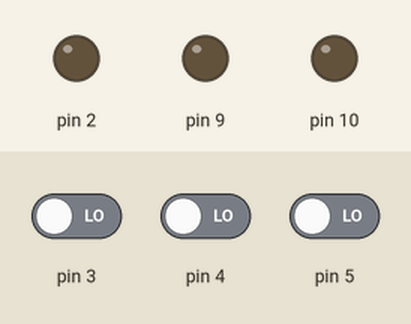
Simulated run of this sketch. Board: Arduino Uno, built with avr-gcc and run on an emulated ATmega328P. Parts: output pins drawn as LEDs (lit = HIGH). The inputs (shaded band) are chosen by the test bench; at power-on: pin 3 LOW, pin 5 LOW, pin 4 LOW.

Above: at 1.2 s.
1.3 s: pin 3 driven HIGH
At 2.0 s:
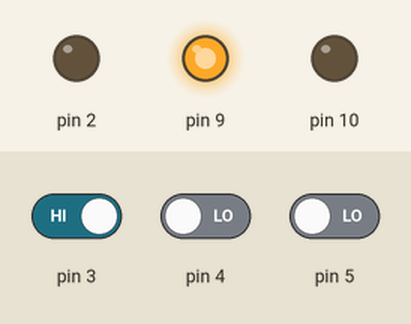
2.8 s: pin 5 driven HIGH
At 3.1 s:
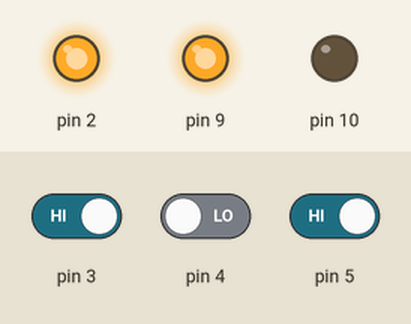
4.3 s: pin 3 driven LOW
At 5.4 s:
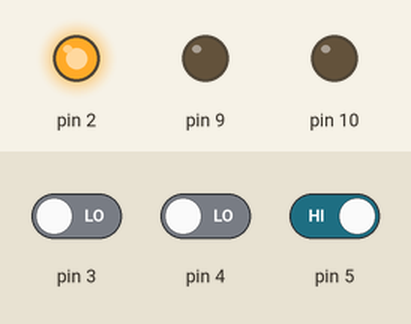
5.8 s: pin 4 driven HIGH
At 7.0 s:
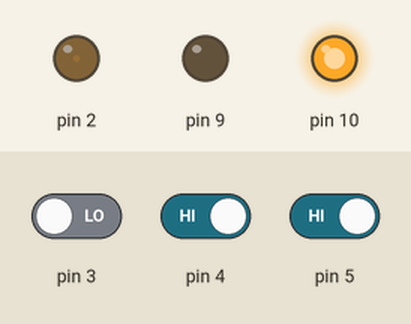
7.3 s: pin 4 driven LOW
At 7.7 s:
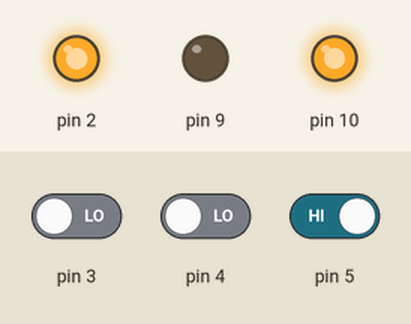
8.8 s: pin 3 driven HIGH
At 9.3 s:
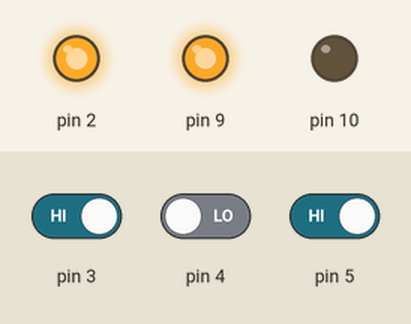
Timing chart, 0 to 11.3 s (numbered marks = the images above; inputs shaded):
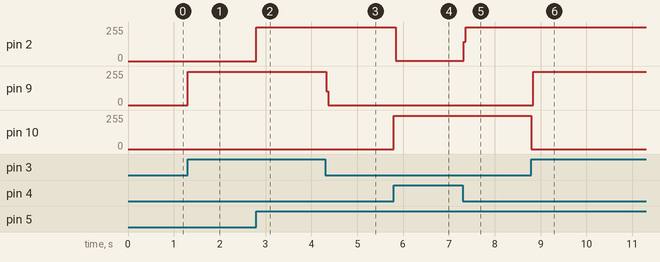

The sketch:

bot_o1.ino
```cpp
int bnt1 = 0; int bnt2 = 0; int bnt3 = 0;

void setup()
{
  pinMode(2, OUTPUT);
  pinMode(9, OUTPUT);
  pinMode(10, OUTPUT);
}

void loop()
{
  bnt1 = digitalRead(5);
  bnt2 = digitalRead(4);
  bnt3 = digitalRead(3);
  if (bnt1 == HIGH) {
    analogWrite(2, 250);
    analogWrite(9, LOW);
  }
  if (bnt2 == HIGH) {
    analogWrite(10, 250);
    analogWrite(2, LOW);
  }
  if (bnt3 == HIGH) {
    analogWrite(9, 250);
    analogWrite(10, LOW);
  }
  delay(2);

}
```

Measured:
- after the input at 1.3 s, pin 9: 0/255 → 250/255 at once
- after the input at 2.8 s, pin 2: 0/255 → 255/255 at once
- after the input at 4.3 s, pin 9: 250/255 → 0/255 at once
- after the input at 5.8 s, pin 2: 255/255 → 3/255 at once; pin 10: 0/255 → 250/255 at once
- after the input at 7.3 s, pin 2: 3/255 → 255/255 at once
- after the input at 8.8 s, pin 9: 0/255 → 249/255 at once; pin 10: 250/255 → 0/255 at once
